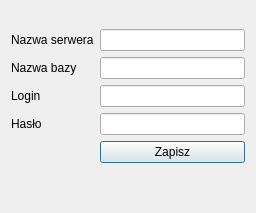
<?xml version="1.0" encoding="UTF-8"?>
<ui version="4.0">
 <class>konfiguracjaBazy</class>
 <widget class="QDialog" name="konfiguracjaBazy">
  <property name="geometry">
   <rect>
    <x>0</x>
    <y>0</y>
    <width>256</width>
    <height>213</height>
   </rect>
  </property>
  <property name="windowTitle">
   <string>Dialog</string>
  </property>
  <layout class="QVBoxLayout" name="verticalLayout">
   <item>
    <spacer name="verticalSpacer_2">
     <property name="orientation">
      <enum>Qt::Vertical</enum>
     </property>
     <property name="sizeHint" stdset="0">
      <size>
       <width>20</width>
       <height>40</height>
      </size>
     </property>
    </spacer>
   </item>
   <item>
    <layout class="QFormLayout" name="formLayout_konfiguracja_bazy">
     <property name="fieldGrowthPolicy">
      <enum>QFormLayout::AllNonFixedFieldsGrow</enum>
     </property>
     <item row="0" column="0">
      <widget class="QLabel" name="label_Nazwa_serweraK">
       <property name="text">
        <string>Nazwa serwera</string>
       </property>
      </widget>
     </item>
     <item row="0" column="1">
      <widget class="QLineEdit" name="lineEdit_Nazwa_serweraK"/>
     </item>
     <item row="1" column="0">
      <widget class="QLabel" name="label_Nazwa_bazyK">
       <property name="text">
        <string>Nazwa bazy</string>
       </property>
      </widget>
     </item>
     <item row="1" column="1">
      <widget class="QLineEdit" name="lineEdit_Nazwa_bazyK"/>
     </item>
     <item row="2" column="0">
      <widget class="QLabel" name="label_LoginK">
       <property name="text">
        <string>Login</string>
       </property>
      </widget>
     </item>
     <item row="2" column="1">
      <widget class="QLineEdit" name="lineEdit_LoginK"/>
     </item>
     <item row="3" column="0">
      <widget class="QLabel" name="label_HasloK">
       <property name="text">
        <string>Hasło</string>
       </property>
      </widget>
     </item>
     <item row="3" column="1">
      <widget class="QLineEdit" name="lineEdit_HasloK"/>
     </item>
     <item row="4" column="1">
      <widget class="QPushButton" name="pushButton_Testuj">
       <property name="text">
        <string>Zapisz</string>
       </property>
      </widget>
     </item>
     <item row="5" column="1">
      <widget class="QLabel" name="label_polaczonoK">
       <property name="text">
        <string>&lt;html&gt;&lt;head/&gt;&lt;body&gt;&lt;p/&gt;&lt;/body&gt;&lt;/html&gt;</string>
       </property>
      </widget>
     </item>
    </layout>
   </item>
   <item>
    <spacer name="verticalSpacer">
     <property name="orientation">
      <enum>Qt::Vertical</enum>
     </property>
     <property name="sizeHint" stdset="0">
      <size>
       <width>20</width>
       <height>40</height>
      </size>
     </property>
    </spacer>
   </item>
  </layout>
 </widget>
 <resources/>
 <connections/>
</ui>
